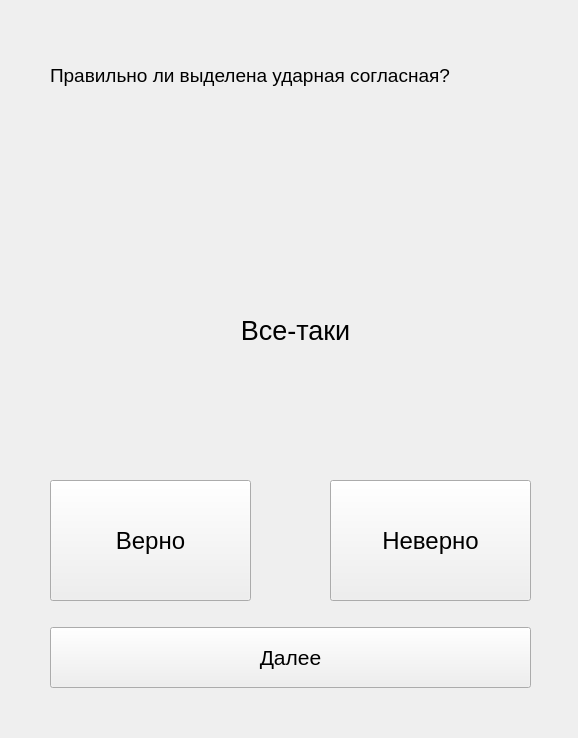
<?xml version="1.0" encoding="UTF-8"?>
<ui version="4.0">
 <class>Form</class>
 <widget class="QWidget" name="Form">
  <property name="geometry">
   <rect>
    <x>0</x>
    <y>0</y>
    <width>578</width>
    <height>738</height>
   </rect>
  </property>
  <property name="minimumSize">
   <size>
    <width>578</width>
    <height>731</height>
   </size>
  </property>
  <property name="maximumSize">
   <size>
    <width>578</width>
    <height>738</height>
   </size>
  </property>
  <property name="windowTitle">
   <string>Form</string>
  </property>
  <widget class="QLabel" name="task">
   <property name="geometry">
    <rect>
     <x>50</x>
     <y>50</y>
     <width>481</width>
     <height>51</height>
    </rect>
   </property>
   <property name="font">
    <font>
     <pointsize>14</pointsize>
    </font>
   </property>
   <property name="text">
    <string>Правильно ли выделена ударная согласная?</string>
   </property>
  </widget>
  <widget class="QLabel" name="word">
   <property name="geometry">
    <rect>
     <x>50</x>
     <y>270</y>
     <width>491</width>
     <height>121</height>
    </rect>
   </property>
   <property name="font">
    <font>
     <pointsize>20</pointsize>
    </font>
   </property>
   <property name="text">
    <string>Все-таки</string>
   </property>
   <property name="alignment">
    <set>Qt::AlignCenter</set>
   </property>
   <property name="wordWrap">
    <bool>false</bool>
   </property>
  </widget>
  <widget class="QPushButton" name="true_btn">
   <property name="geometry">
    <rect>
     <x>50</x>
     <y>480</y>
     <width>201</width>
     <height>121</height>
    </rect>
   </property>
   <property name="font">
    <font>
     <pointsize>18</pointsize>
    </font>
   </property>
   <property name="text">
    <string>Верно</string>
   </property>
  </widget>
  <widget class="QPushButton" name="false_btn">
   <property name="geometry">
    <rect>
     <x>330</x>
     <y>480</y>
     <width>201</width>
     <height>121</height>
    </rect>
   </property>
   <property name="font">
    <font>
     <pointsize>18</pointsize>
    </font>
   </property>
   <property name="text">
    <string>Неверно</string>
   </property>
  </widget>
  <widget class="QPushButton" name="nextButton">
   <property name="geometry">
    <rect>
     <x>50</x>
     <y>627</y>
     <width>481</width>
     <height>61</height>
    </rect>
   </property>
   <property name="font">
    <font>
     <pointsize>16</pointsize>
    </font>
   </property>
   <property name="text">
    <string>Далее</string>
   </property>
  </widget>
 </widget>
 <resources/>
 <connections/>
</ui>
